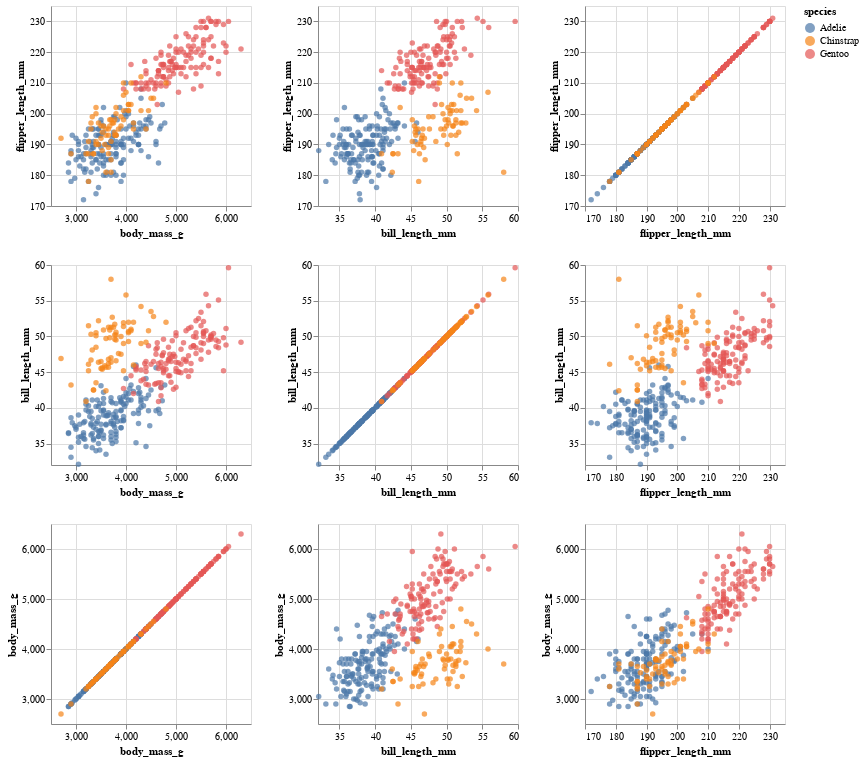

Source (notebook cell):
### Markdown cell above
We'll use [a repeated chart](https://altair-viz.github.io/user_guide/compound_charts.html#repeat-chart) that repeats variables across rows and columns.

Use a conditional color again, based on a brush selection.

### Code cell
# Setup the selection brush
brush = alt.selection_interval()

# Setup the chart
(
    alt.Chart(penguins)
    .mark_circle()
    .encode(
        x=alt.X(alt.repeat("column"), type="quantitative", scale=alt.Scale(zero=False)),
        y=alt.Y(alt.repeat("row"), type="quantitative", scale=alt.Scale(zero=False)),
        color=alt.condition(
            brush, "species:N", alt.value("lightgray")
        ),  # conditional color
    )
    .properties(
        width=200,
        height=200,
    )
    .add_params(brush)
    .repeat(  # repeat variables across rows and columns
        row=["flipper_length_mm", "bill_length_mm", "body_mass_g"],
        column=["body_mass_g", "bill_length_mm", "flipper_length_mm"],
    )
)

### Figure 1 — Vega-Lite specification as saved in the notebook (floating-point values rounded to 4 significant figures; data arrays with more than 128 entries replaced by an {"elided": "..."} marker saying what was removed)
{"config": {"view": {"continuousWidth": 300, "continuousHeight": 300}}, "repeat": {"column": ["body_mass_g", "bill_length_mm", "flipper_length_mm"], "row": ["flipper_length_mm", "bill_length_mm", "body_mass_g"]}, "spec": {"data": {"name": "data-6e6be28484bfcb7bdf9764c3163fc5aa"}, "mark": {"type": "circle"}, "encoding": {"color": {"condition": {"param": "param_6", "field": "species", "type": "nominal"}, "value": "lightgray"}, "x": {"field": {"repeat": "column"}, "scale": {"zero": false}, "type": "quantitative"}, "y": {"field": {"repeat": "row"}, "scale": {"zero": false}, "type": "quantitative"}}, "height": 200, "name": "view_3", "width": 200}, "params": [{"name": "param_6", "select": {"type": "interval"}, "views": ["view_3_child__row_flipper_length_mmcolumn_body_mass_g", "view_3_child__row_flipper_length_mmcolumn_bill_length_mm", "view_3_child__row_flipper_length_mmcolumn_flipper_length_mm", "view_3_child__row_bill_length_mmcolumn_body_mass_g", "view_3_child__row_bill_length_mmcolumn_bill_length_mm", "view_3_child__row_bill_length_mmcolumn_flipper_length_mm", "view_3_child__row_body_mass_gcolumn_body_mass_g", "view_3_child__row_body_mass_gcolumn_bill_length_mm", "view_3_child__row_body_mass_gcolumn_flipper_length_mm"]}], "$schema": "https://vega.github.io/schema/vega-lite/v5.8.0.json", "datasets": {"data-6e6be28484bfcb7bdf9764c3163fc5aa": {"elided": "344 records"}}}
